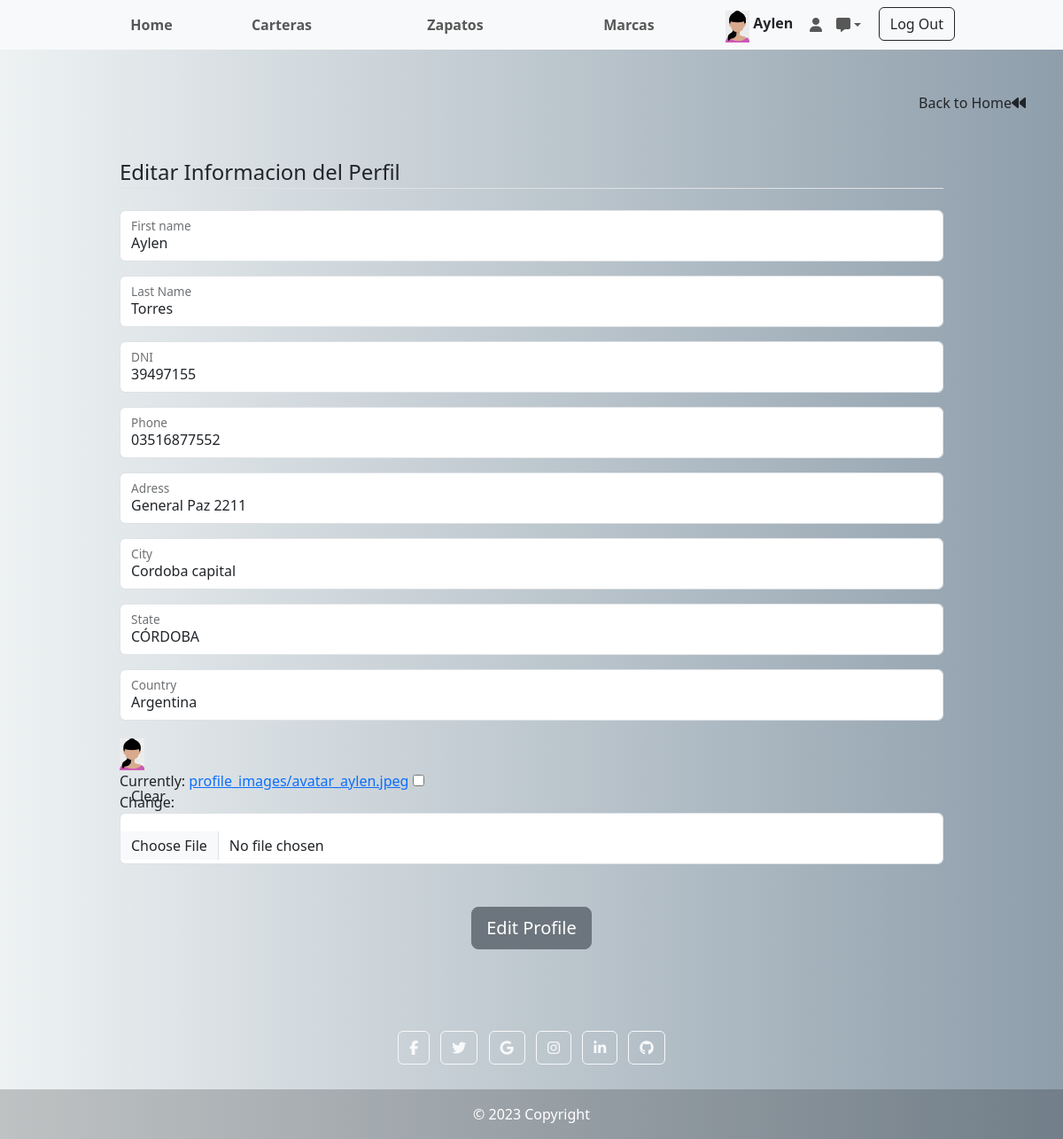
Screenshot of /tienda/profile (signed in) with the database file from the repository.
### tienda/models.py (models this page shows, shortened)
class DataUser(models.Model):
    user = models.OneToOneField(User,blank=False,null=True,on_delete=models.CASCADE)
    first_name = models.CharField(max_length=100)
    last_name = models.CharField(max_length=100)
    date_birth = models.DateField(blank=True,null=True)
    phone = models.CharField(max_length=100)
    adress = models.CharField(max_length=100)
    city = models.CharField(max_length=100)
    state = models.CharField(max_length=100)
    country = models.CharField(max_length=100)
    dni = models.CharField(max_length=100)
    imagen = models.ImageField(upload_to='profile_images/', null=True, blank=True)

### tienda/views.py (the view, shortened to what this page needs)
# urls.py: path('profile', views.editProfile.as_view(), name='profile'),
class editProfile(UpdateView):
    template = "profile.html"
    params = {}
    def get(self, request):
        try:
            dataUser = DataUser.objects.get(user=request.user)
        except DataUser.DoesNotExist:
            dataUser = DataUser.objects.create(user=request.user)
        form = EditProfileForm(request=request, instance= dataUser)
        self.params['user'] = request.user
        self.params['form'] = form
        return render(request, self.template, self.params)

### templates/profile.html (shortened to what this page needs)
{% extends "layout_home.html" %}
{% load static %}
{% load widget_tweaks %}
{% block next_content %}
<div class="container">
    <a class="nav-link text-end" href="{% url 'home' %}">Back to Home<i class="fa-solid fa-backward"></i> </a>
    <div class="d-flex align-items-center flex-column">
        <div class="col-sm-10">
            <div class="d-flex flex-column">
                <div class="form-group">
                    <form method="POST" enctype="multipart/form-data">
                            <fieldset class="form-group">
                                <legend class="border-bottom mb-4">Editar Informacion del Perfil</legend>
                                <div class="form-row">
                                    <div class="form-floating mb-3">
                                        {{ form.first_name|add_class:"form-control" }}
                                        <label for="floatingInput">First name</label>
                                    </div>
                                    <div class="form-floating mb-3">
                                        {{ form.last_name|add_class:"form-control" }}
                                        <label for="floatingInput">Last Name</label>
                                    </div>
                                </div>
                                <div class="form-floating mb-3">
                                    {{ form.dni|add_class:"form-control" }}
                                    <label for="floatingInput">DNI</label>
                                </div>
                                <div class="form-floating mb-3">
                                    {{ form.phone|add_class:"form-control" }}
                                    <label for="floatingInput">Phone</label>
                                </div>
                                <div class="form-floating mb-3">
                                    {{ form.adress|add_class:"form-control" }}
                                    <label for="floatingInput">Adress</label>
                                </div>
                                <div class="form-floating mb-3">
                                    {{ form.city|add_class:"form-control" }}
                                    <label for="floatingInput">City</label>
                                </div>
                                <div class="form-floating mb-3">
                                    {{ form.state|add_class:"form-control" }}
                                    <label for="floatingInput">State</label>
                                </div>
                                <div class="form-floating mb-3">
                                    {{ form.country|add_class:"form-control" }}
                                    <label for="floatingInput">Country</label>
                                </div>
                                <img src="{{ request.user.datauser.imagen.url }}" class="img-fluid pt-1 me-1" style="max-height: 40px;" >
                                <div class="form-floating mb-12">
                                    {{ form.imagen|add_class:"form-control" }}
                                    <label for="floatingInput"></label>
                                </div>
                            </fieldset>
                            <div class="text-center mb-3">
                                <input class="btn btn-secondary btn-lg" type="submit" value="Edit Profile" required="">
                            </div>
                    </form>
                </div>
            </div>
        </div>
    </div>
</div>
<div class="col-lg-6 mx-auto">
</div>
{% endblock %}

### templates/layout_home.html (shortened to what this page needs)
{% extends "base.html" %}
{% load static %}
{% block content %}
<nav class="navbar navbar-expand-lg bg-body-tertiary" data-bs-theme="ligth">
  <div class="container-fluid">
    <div class="collapse navbar-collapse" id="navbarNavDropdown">
      <ul class="navbar-nav w-100 justify-content-center" style="text-align:center">
        <li class="nav-item col-1 text-left">
          <a class="nav-link" href="{% url 'home' %}"><b>Home</b></a>
        </li>
        <li class="nav-item col-2 text-center">
          <a class="nav-link" href="{% url 'cartera' %}"><b> Carteras</b></a>
        </li>
        <li class="nav-item col-2 text-center">
          <a class="nav-link" href="{% url 'zapato' %}"><b> Zapatos</b></a>
        </li>
        <li class="nav-item col-2 text-center" >
          <a class="nav-link" href="{% url 'marcas' %}" ><b>Marcas</b></a>
        </li>
        <li class="nav-item col-1 text-center">
          {% if request.user.datauser.imagen %}
            <img src="{{ request.user.datauser.imagen.url }}" class="img-fluid pt-1 me-1" style="max-height: 40px;"><b>{{ request.user.datauser.first_name }}</b>
          {% else %}
            <img src="/media/profile_images/default.png" class="img-fluid pt-1 me-1" style="max-height: 40px;">
          {% endif %}
        </li>
        <li class="nav-item dropdown text-end" style="display: flex;">
          <a class="nav-link" href="{% url 'profile' %}" style="flex-grow: 1;"><b><i class="fa-solid fa-user"></i></b></a>
          <a class="nav-link dropdown-toggle " id="dropdownMenuLink" role="button" href="#" data-bs-toggle="dropdown" aria-expanded="false" style="flex-grow: 1;"><b><i class="fa-solid fa-message" ></i></b></a>
        </li>
        <li class="nav-item col-1 text-end">
          <a class="btn btn-outline-dark my-login" href="{% url 'logout' %}" >Log Out</a>
        </li>
      </ul>
    </div>
  </div>
</nav>
  {% block next_content %} {% endblock %}
  <footer class="bg-ligth text-center text-white mt-auto ">
    <div class="container p-4 pb-0">
      <section class="mb-4">
        <a class="btn btn-outline-light btn-floating m-1" href="https://www.facebook.com/aylen.torres.54" role="button"
          ><i class="fab fa-facebook-f"></i
        ></a>
        <a class="btn btn-outline-light btn-floating m-1" href="https://twitter.com/?lang=es" role="button"
          ><i class="fab fa-twitter"></i
        ></a>
        <a class="btn btn-outline-light btn-floating m-1" href="https://www.google.com/" role="button"
          ><i class="fab fa-google"></i
        ></a>
        <a class="btn btn-outline-light btn-floating m-1" href="https://www.instagram.com/aylen.torres__/" role="button"
          ><i class="fab fa-instagram"></i
        ></a>
        <a class="btn btn-outline-light btn-floating m-1" href="https://www.linkedin.com/in/aylen-torres-at/" role="button"
          ><i class="fab fa-linkedin-in"></i
        ></a>
        <a class="btn btn-outline-light btn-floating m-1" href="https://github.com/torresay" role="button"
          ><i class="fab fa-github"></i
        ></a>
      </section>
    </div>
    <div class="text-center p-3" style="background-color: rgba(0, 0, 0, 0.2);">
      © 2023 Copyright
    </div>
  </footer>
  {% endblock %}

### rows the page displays
DataUser: first_name "Aylen", last_name "Torres", dni "39497155", phone "03516877552", adress "General Paz 2211", city "Cordoba capital", state "CÓRDOBA", country "Argentina"

### other values shown
{{ request.user.datauser.first_name }} "Aylen"
